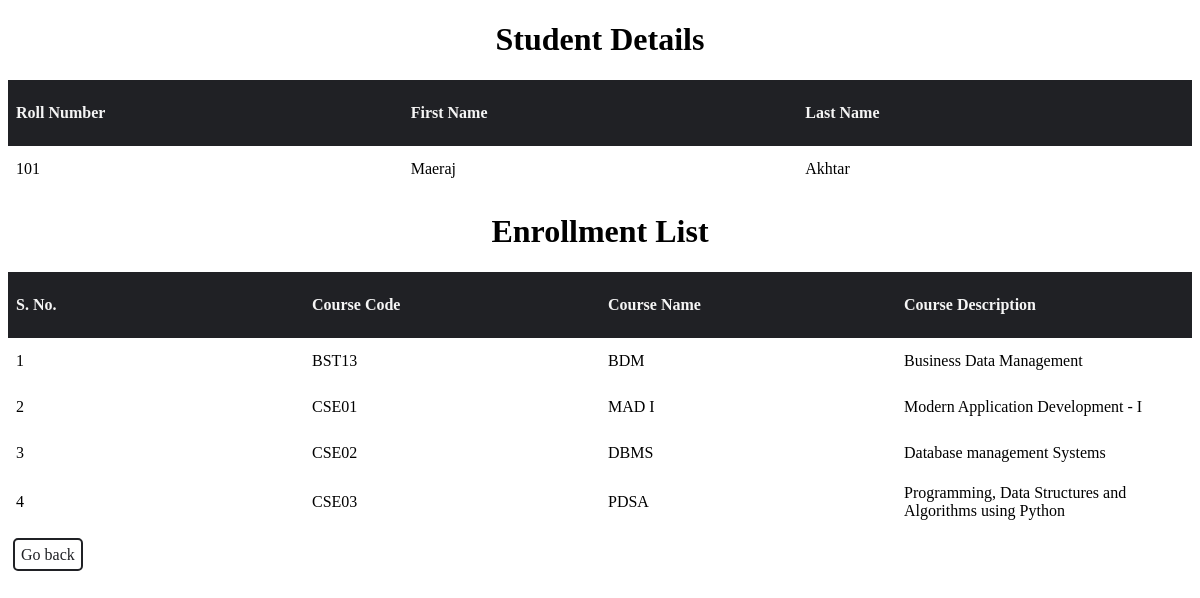
/student/12, run on the app's committed database.
### app.py (models this page shows)
class Student(db.Model):
    __tablename__ = 'student'
    student_id = db.Column(db.Integer, autoincrement=True, primary_key=True)
    roll_number = db.Column(db.String, unique=True, nullable=False)
    first_name = db.Column(db.String, nullable=False)
    last_name = db.Column(db.String)
    courses = db.relationship("Course", secondary="enrollments", back_populates="students")

class Course(db.Model):
    __tablename__ = 'course'
    course_id = db.Column(db.Integer, autoincrement=True, primary_key=True)
    course_code = db.Column(db.String, unique=True, nullable=False)
    course_name = db.Column(db.String, nullable=False)
    course_description = db.Column(db.String)
    students = db.relationship("Student", secondary="enrollments", back_populates="courses")

### app.py (the view)
@app.route("/student/<int:student_id>",methods=["GET"])
def student_info(student_id):
    if request.method=='GET':
        student_details = db.session.query(Student).filter_by(student_id=student_id).first()
        return render_template("view.html", Student_details=student_details)

### templates/view.html (shortened to what this page needs)
<!DOCTYPE html>
<html lang="en">
<head>
    <link rel="stylesheet" href="/static/style.css">
</head>
<body>
    <h1 style="text-align:center">Student Details</h1>
    <table id="personal-details" class="table">
        <tr>
            <th>Roll Number</th>
            <th>First Name</th>
            <th>Last Name</th>
        </tr>
        <tr>
            <td>{{ Student_details.roll_number }}</td>
            <td>{{ Student_details.first_name }}</td>
            <td>{{ Student_details.last_name }}</td>
        </tr>
    </table>
    <h1 style="text-align:center">Enrollment List</h1>
    <table id="enroll-table" class="table">
        <tr>
            <th>S. No.</th>
            <th>Course Code</th>
            <th>Course Name</th>
            <th>Course Description</th>
        </tr>
        {% for course in Student_details.courses %}
        <tr>
            <td>{{ loop.index }}</td>
            <td>{{ course.course_code }}</td>
            <td>{{ course.course_name }}</td>
            <td>{{ course.course_description }}</td>
        </tr>
        {% endfor %}
    </table>
    <br>
    <a class="button" href="{{url_for('index')}}">Go back</a>
</body>
</html>

### static/style.css (style rules this page uses)
.table { width: 100%; border-collapse: collapse; text-align: left; }
.table th { background-color: #202125; color: whitesmoke; height: 50px; width: 100px; padding: 8px; }
.table td { height: 30px; padding: 8px; }
.button { margin: 5px; padding: 6px; border: 2px solid #202125; border-radius: 5px; text-decoration: none; color: #202125; background-color:white; height: 36px; width: 100px; transition: background-color 0.3s ease, transform 0.1s ease }

### data on the page
Student: roll_number "101", first_name "Maeraj", last_name "Akhtar"
Course: course_code "BST13", course_name "BDM", course_description "Business Data Management"
Course: course_code "CSE01", course_name "MAD I", course_description "Modern Application Development - I"
Course: course_code "CSE02", course_name "DBMS", course_description "Database management Systems"
Course: course_code "CSE03", course_name "PDSA", course_description "Programming, Data Structures and Algorithms using Python"
